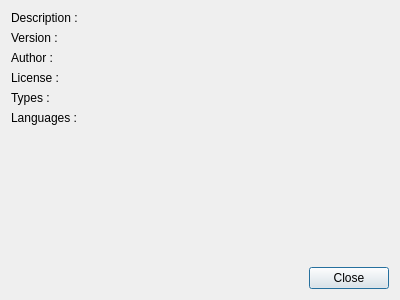
<ui version="4.0" >
 <class>UIPluginsSettingsAbout</class>
 <widget class="QDialog" name="UIPluginsSettingsAbout" >
  <property name="geometry" >
   <rect>
    <x>0</x>
    <y>0</y>
    <width>400</width>
    <height>300</height>
   </rect>
  </property>
  <property name="sizePolicy" >
   <sizepolicy vsizetype="Preferred" hsizetype="Maximum" >
    <horstretch>0</horstretch>
    <verstretch>0</verstretch>
   </sizepolicy>
  </property>
  <property name="windowTitle" >
   <string>About Plugin %1</string>
  </property>
  <layout class="QGridLayout" name="gridLayout" >
   <item row="0" column="0" >
    <widget class="QLabel" name="lDescription" >
     <property name="sizePolicy" >
      <sizepolicy vsizetype="Preferred" hsizetype="Maximum" >
       <horstretch>0</horstretch>
       <verstretch>0</verstretch>
      </sizepolicy>
     </property>
     <property name="text" >
      <string>Description :</string>
     </property>
     <property name="alignment" >
      <set>Qt::AlignLeading|Qt::AlignLeft|Qt::AlignTop</set>
     </property>
    </widget>
   </item>
   <item row="0" column="1" >
    <widget class="QLabel" name="lDescriptionInfos" >
     <property name="sizePolicy" >
      <sizepolicy vsizetype="Maximum" hsizetype="Preferred" >
       <horstretch>0</horstretch>
       <verstretch>0</verstretch>
      </sizepolicy>
     </property>
     <property name="alignment" >
      <set>Qt::AlignLeading|Qt::AlignLeft|Qt::AlignTop</set>
     </property>
     <property name="wordWrap" >
      <bool>true</bool>
     </property>
     <property name="openExternalLinks" >
      <bool>true</bool>
     </property>
     <property name="textInteractionFlags" >
      <set>Qt::LinksAccessibleByMouse|Qt::TextSelectableByMouse</set>
     </property>
    </widget>
   </item>
   <item row="1" column="0" >
    <widget class="QLabel" name="lVersion" >
     <property name="sizePolicy" >
      <sizepolicy vsizetype="Preferred" hsizetype="Maximum" >
       <horstretch>0</horstretch>
       <verstretch>0</verstretch>
      </sizepolicy>
     </property>
     <property name="text" >
      <string>Version :</string>
     </property>
     <property name="alignment" >
      <set>Qt::AlignLeading|Qt::AlignLeft|Qt::AlignTop</set>
     </property>
    </widget>
   </item>
   <item row="1" column="1" >
    <widget class="QLabel" name="lVersionInfos" >
     <property name="sizePolicy" >
      <sizepolicy vsizetype="Maximum" hsizetype="Preferred" >
       <horstretch>0</horstretch>
       <verstretch>0</verstretch>
      </sizepolicy>
     </property>
     <property name="openExternalLinks" >
      <bool>true</bool>
     </property>
     <property name="textInteractionFlags" >
      <set>Qt::LinksAccessibleByMouse|Qt::TextSelectableByMouse</set>
     </property>
    </widget>
   </item>
   <item row="2" column="0" >
    <widget class="QLabel" name="lAuthor" >
     <property name="sizePolicy" >
      <sizepolicy vsizetype="Preferred" hsizetype="Maximum" >
       <horstretch>0</horstretch>
       <verstretch>0</verstretch>
      </sizepolicy>
     </property>
     <property name="text" >
      <string>Author :</string>
     </property>
     <property name="alignment" >
      <set>Qt::AlignLeading|Qt::AlignLeft|Qt::AlignTop</set>
     </property>
    </widget>
   </item>
   <item row="2" column="1" >
    <widget class="QLabel" name="lAuthorInfos" >
     <property name="sizePolicy" >
      <sizepolicy vsizetype="Maximum" hsizetype="Preferred" >
       <horstretch>0</horstretch>
       <verstretch>0</verstretch>
      </sizepolicy>
     </property>
     <property name="openExternalLinks" >
      <bool>true</bool>
     </property>
     <property name="textInteractionFlags" >
      <set>Qt::LinksAccessibleByMouse|Qt::TextSelectableByMouse</set>
     </property>
    </widget>
   </item>
   <item row="3" column="0" >
    <widget class="QLabel" name="lLicense" >
     <property name="sizePolicy" >
      <sizepolicy vsizetype="Preferred" hsizetype="Maximum" >
       <horstretch>0</horstretch>
       <verstretch>0</verstretch>
      </sizepolicy>
     </property>
     <property name="text" >
      <string>License :</string>
     </property>
     <property name="alignment" >
      <set>Qt::AlignLeading|Qt::AlignLeft|Qt::AlignTop</set>
     </property>
    </widget>
   </item>
   <item row="3" column="1" >
    <widget class="QLabel" name="lLicenseInfos" >
     <property name="sizePolicy" >
      <sizepolicy vsizetype="Maximum" hsizetype="Preferred" >
       <horstretch>0</horstretch>
       <verstretch>0</verstretch>
      </sizepolicy>
     </property>
     <property name="openExternalLinks" >
      <bool>true</bool>
     </property>
     <property name="textInteractionFlags" >
      <set>Qt::LinksAccessibleByMouse|Qt::TextSelectableByMouse</set>
     </property>
    </widget>
   </item>
   <item row="4" column="0" >
    <widget class="QLabel" name="lTypes" >
     <property name="sizePolicy" >
      <sizepolicy vsizetype="Preferred" hsizetype="Maximum" >
       <horstretch>0</horstretch>
       <verstretch>0</verstretch>
      </sizepolicy>
     </property>
     <property name="text" >
      <string>Types :</string>
     </property>
     <property name="alignment" >
      <set>Qt::AlignLeading|Qt::AlignLeft|Qt::AlignTop</set>
     </property>
    </widget>
   </item>
   <item row="4" column="1" >
    <widget class="QLabel" name="lTypesInfos" >
     <property name="sizePolicy" >
      <sizepolicy vsizetype="Maximum" hsizetype="Preferred" >
       <horstretch>0</horstretch>
       <verstretch>0</verstretch>
      </sizepolicy>
     </property>
     <property name="openExternalLinks" >
      <bool>true</bool>
     </property>
     <property name="textInteractionFlags" >
      <set>Qt::LinksAccessibleByMouse|Qt::TextSelectableByMouse</set>
     </property>
    </widget>
   </item>
   <item row="5" column="0" >
    <widget class="QLabel" name="lLanguages" >
     <property name="sizePolicy" >
      <sizepolicy vsizetype="Preferred" hsizetype="Maximum" >
       <horstretch>0</horstretch>
       <verstretch>0</verstretch>
      </sizepolicy>
     </property>
     <property name="text" >
      <string>Languages :</string>
     </property>
     <property name="alignment" >
      <set>Qt::AlignLeading|Qt::AlignLeft|Qt::AlignTop</set>
     </property>
    </widget>
   </item>
   <item row="5" column="1" >
    <widget class="QLabel" name="lLanguagesInfos" >
     <property name="sizePolicy" >
      <sizepolicy vsizetype="Maximum" hsizetype="Preferred" >
       <horstretch>0</horstretch>
       <verstretch>0</verstretch>
      </sizepolicy>
     </property>
     <property name="openExternalLinks" >
      <bool>true</bool>
     </property>
     <property name="textInteractionFlags" >
      <set>Qt::LinksAccessibleByMouse|Qt::TextSelectableByMouse</set>
     </property>
    </widget>
   </item>
   <item row="6" column="0" colspan="2" >
    <spacer name="verticalSpacer" >
     <property name="orientation" >
      <enum>Qt::Vertical</enum>
     </property>
     <property name="sizeHint" stdset="0" >
      <size>
       <width>20</width>
       <height>1</height>
      </size>
     </property>
    </spacer>
   </item>
   <item row="7" column="0" colspan="2" >
    <widget class="QDialogButtonBox" name="dbbButtonsonBox" >
     <property name="standardButtons" >
      <set>QDialogButtonBox::Close</set>
     </property>
    </widget>
   </item>
  </layout>
 </widget>
 <resources/>
 <connections>
  <connection>
   <sender>dbbButtonsonBox</sender>
   <signal>rejected()</signal>
   <receiver>UIPluginsSettingsAbout</receiver>
   <slot>reject()</slot>
   <hints>
    <hint type="sourcelabel" >
     <x>350</x>
     <y>122</y>
    </hint>
    <hint type="destinationlabel" >
     <x>351</x>
     <y>159</y>
    </hint>
   </hints>
  </connection>
 </connections>
</ui>
